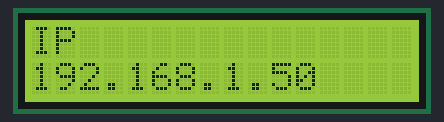
A program run on a simulated Raspberry Pi (BCM pin numbers). On the bench: 16×2 character LCD.

Above: at 0.2 s.

The program:

lcd_ip.py
```python
# (licence header left out)
import smbus
import time
import socket

# Define some device parameters
I2C_ADDR  = 0x27 # I2C device address
LCD_WIDTH = 16   # Maximum characters per line

# Define some device constants
LCD_CHR = 1 # Mode - Sending data
LCD_CMD = 0 # Mode - Sending command

LCD_LINE_1 = 0x80 # LCD RAM address for the 1st line
LCD_LINE_2 = 0xC0 # LCD RAM address for the 2nd line
LCD_LINE_3 = 0x94 # LCD RAM address for the 3rd line
LCD_LINE_4 = 0xD4 # LCD RAM address for the 4th line

LCD_BACKLIGHT  = 0x08  # On
#LCD_BACKLIGHT = 0x00  # Off

ENABLE = 0b00000100 # Enable bit

# Timing constants
E_PULSE = 0.0005
E_DELAY = 0.0005

#Open I2C interface
bus = smbus.SMBus(0)  # Rev 1 Pi uses 0
#bus = smbus.SMBus(1) # Rev 2 Pi uses 1

def get_ip_address():
 ip_address = '';
 s = socket.socket(socket.AF_INET, socket.SOCK_DGRAM)
 s.connect(("8.8.8.8",80))
 ip_address = s.getsockname()[0]
 s.close()
 return ip_address


def lcd_init():
  # Initialise display
  lcd_byte(0x33,LCD_CMD) # 110011 Initialise
  lcd_byte(0x32,LCD_CMD) # 110010 Initialise
  lcd_byte(0x06,LCD_CMD) # 000110 Cursor move direction
  lcd_byte(0x0C,LCD_CMD) # 001100 Display On,Cursor Off, Blink Off
  lcd_byte(0x28,LCD_CMD) # 101000 Data length, number of lines, font size
  lcd_byte(0x01,LCD_CMD) # 000001 Clear display
  time.sleep(E_DELAY)

def lcd_byte(bits, mode):
  # Send byte to data pins
  # bits = the data
  # mode = 1 for data
  #        0 for command

  bits_high = mode | (bits & 0xF0) | LCD_BACKLIGHT
  bits_low = mode | ((bits<<4) & 0xF0) | LCD_BACKLIGHT

  # High bits
  bus.write_byte(I2C_ADDR, bits_high)
  lcd_toggle_enable(bits_high)

  # Low bits
  bus.write_byte(I2C_ADDR, bits_low)
  lcd_toggle_enable(bits_low)

def lcd_toggle_enable(bits):
  # Toggle enable
  time.sleep(E_DELAY)
  bus.write_byte(I2C_ADDR, (bits | ENABLE))
  time.sleep(E_PULSE)
  bus.write_byte(I2C_ADDR,(bits & ~ENABLE))
  time.sleep(E_DELAY)

def lcd_string(message,line):
  # Send string to display

  message = message.ljust(LCD_WIDTH," ")

  lcd_byte(line, LCD_CMD)

  for i in range(LCD_WIDTH):
    lcd_byte(ord(message[i]),LCD_CHR)

def main():
  # Main program block

  # Initialise display
  lcd_init()

  while True:

    # Send ip
    lcd_string("IP",LCD_LINE_1)
    lcd_string(get_ip_address(),LCD_LINE_2)

    time.sleep(3)


if __name__ == '__main__':

  try:
    main()
  except KeyboardInterrupt:
    pass
  finally:
    lcd_byte(0x01, LCD_CMD)
```
